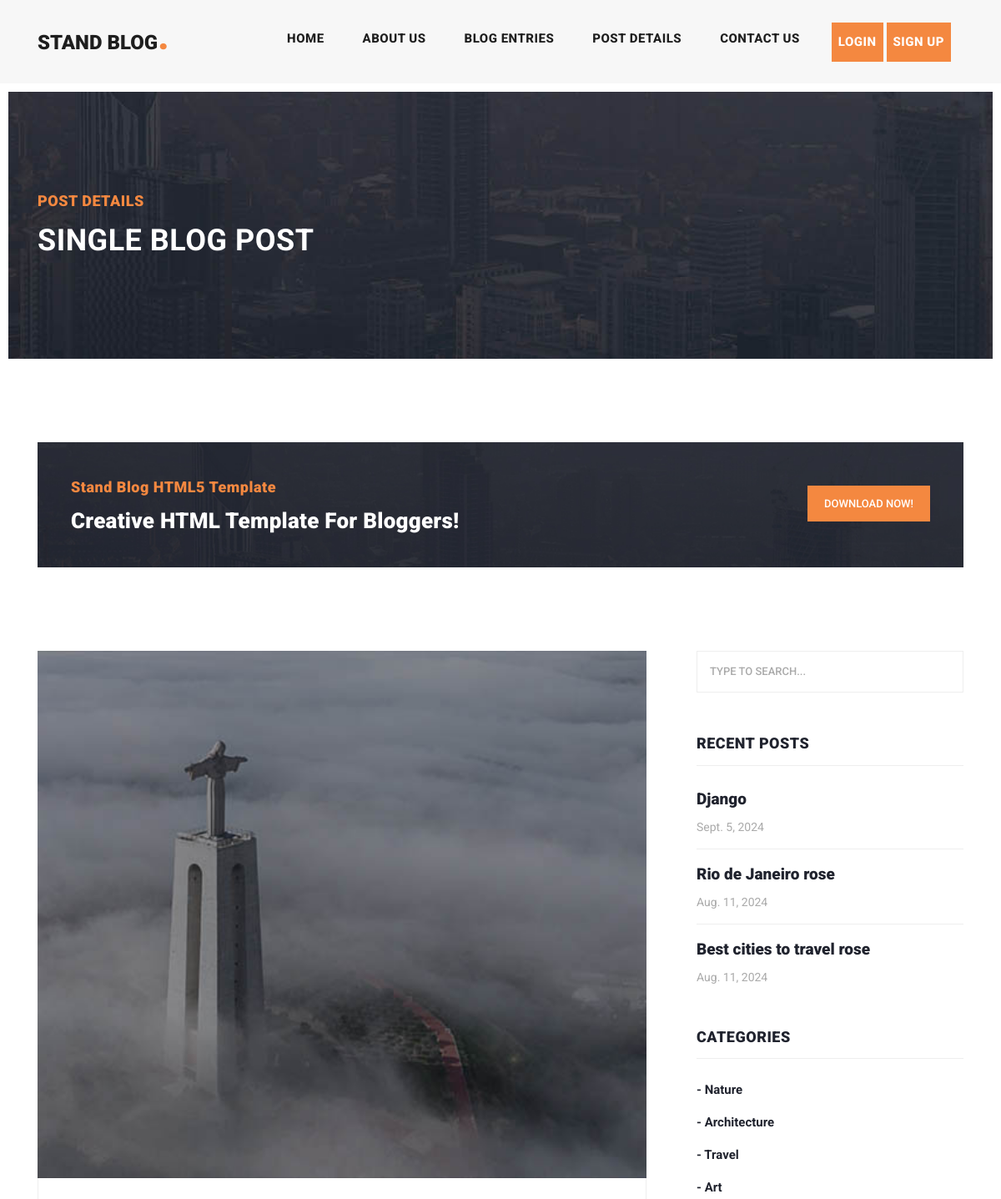
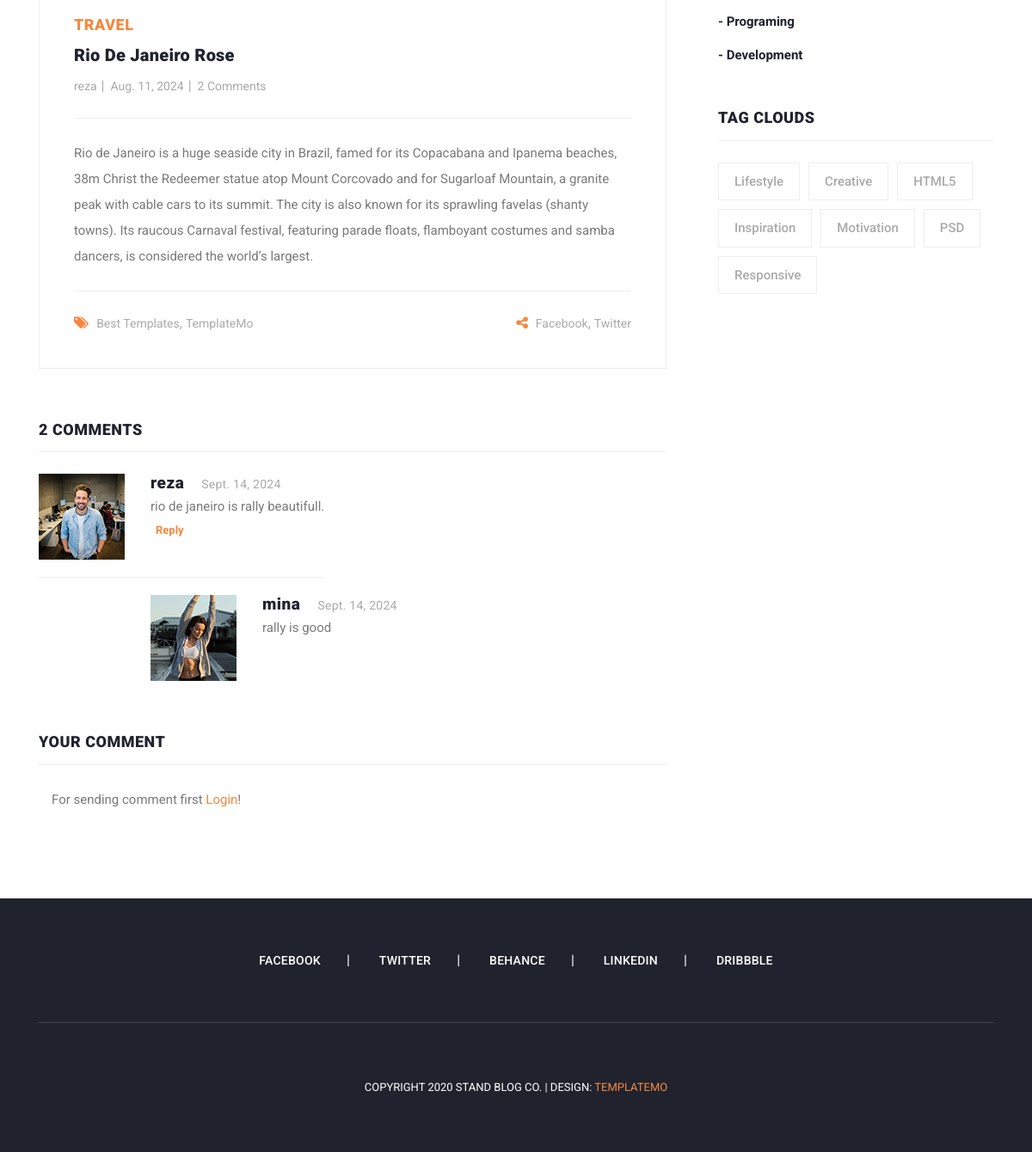
The app's page /posts/1/ with its own data (2 pictures, top to bottom).
### blog_app/models.py (models this page shows, shortened)
class Post(models.Model):
    author = models.ForeignKey(User, on_delete=models.CASCADE)
    title = models.CharField(max_length=100, unique_for_date='pub_date')
    category = models.ManyToManyField(Category)
    body = models.TextField()
    image = models.ImageField(upload_to='img/post')
    published = models.BooleanField(default=True)
    created = models.DateField(auto_now_add=True)
    updated = models.DateField(auto_now=True)
    pub_date = models.DateField(default=timezone.now())
    objects = ModelManager()
    class Meta:
        ordering = ('created',)
    def get_absolute_url(self):
        return reverse('blog:post_details', kwargs={'pk': self.pk})

class Category(models.Model):
    title = models.CharField(max_length=100)
    created = models.TimeField(auto_now_add=True)
    def __str__(self):
        return self.title

class Comment(models.Model):
    post = models.ForeignKey(Post, on_delete=models.CASCADE, related_name='comments')
    user = models.ForeignKey(User, on_delete=models.CASCADE, related_name='comments')
    parent = models.ForeignKey('self', blank=True, null=True, on_delete=models.CASCADE, related_name='replies')
    body = models.TextField()
    created = models.DateField(auto_now_add=True)

### account_app/models.py (models this page shows, shortened)
class Profile(models.Model):
    user = models.OneToOneField(User, on_delete=models.CASCADE)
    national_code = models.CharField(max_length=10)
    image = models.ImageField(upload_to='profile/img', blank=True, null=True)

### blog_app/views.py (the view)
# urls.py: path('posts/<int:pk>/', views.post_details, name='post_details'),
def post_details(request, pk):
    post = get_object_or_404(Post, pk=pk)
    if request.method == 'POST':
        parent_id = request.POST.get('parent_id')
        body = request.POST.get('body')
        Comment.objects.create(post=post, user=request.user, body=body, parent_id=parent_id)
    return render(request, 'blog_app/post_details.html', {'post': post})

### context_processors/context_processors.py (called while the page is built)
def recent_posts(request):
    return {'recent_posts': Post.objects.order_by('-created')[:3]}

def categorise(request):
    return {'categorise': Category.objects.all()}

### blog_app/templates/blog_app/post_details.html (shortened to what this page needs)
{% extends 'base.html' %}
{% load static %}
{% block content %}
    <div class="heading-page header-text">
        <section class="page-heading">
            <div class="container">
                <div class="row">
                    <div class="col-lg-12">
                        <div class="text-content">
                            <h4>Post Details</h4>
                            <h2>Single blog post</h2>
                        </div>
                    </div>
                </div>
            </div>
        </section>
    </div>
    <section class="call-to-action">
        <div class="container">
            <div class="row">
                <div class="col-lg-12">
                    <div class="main-content">
                        <div class="row">
                            <div class="col-lg-8">
                                <span>Stand Blog HTML5 Template</span>
                                <h4>Creative HTML Template For Bloggers!</h4>
                            </div>
                            <div class="col-lg-4">
                                <div class="main-button">
                                    <a rel="nofollow" href="https://templatemo.com/tm-551-stand-blog" target="_parent">Download
                                        Now!</a>
                                </div>
                            </div>
                        </div>
                    </div>
                </div>
            </div>
        </div>
    </section>
    <section class="blog-posts grid-system">
        <div class="container">
            <div class="row">
                <div class="col-lg-8">
                    <div class="all-blog-posts">
                        <div class="row">
                            <div class="col-lg-12">
                                <div class="blog-post">
                                    <div class="blog-thumb">
                                        <img src="{{ post.image.url }}" alt="">
                                    </div>
                                    <div class="down-content">
                                        {% for cat in post.category.all %}
                                            <span style="margin-right: 15px">{{ cat }}</span>
                                        {% endfor %}
                                        <a href="post-details.html"><h4>{{ post.title }}</h4></a>
                                        <ul class="post-info">
                                            <li><a href="#">{{ post.author }}</a></li>
                                            <li><a href="#">{{ post.created }}</a></li>
                                            <li><a href="#">{{ post.comments.count }} Comments</a></li>
                                        </ul>
                                        <p>{{ post.body }}</p>
                                        <div class="post-options">
                                            <div class="row">
                                                <div class="col-6">
                                                    <ul class="post-tags">
                                                        <li><i class="fa fa-tags"></i></li>
                                                        <li><a href="#">Best Templates</a>,</li>
                                                        <li><a href="#">TemplateMo</a></li>
                                                    </ul>
                                                </div>
                                                <div class="col-6">
                                                    <ul class="post-share">
                                                        <li><i class="fa fa-share-alt"></i></li>
                                                        <li><a href="#">Facebook</a>,</li>
                                                        <li><a href="#"> Twitter</a></li>
                                                    </ul>
                                                </div>
                                            </div>
                                        </div>
                                    </div>
                                </div>
                            </div>
                            <div class="col-lg-12">
                                <div class="sidebar-item comments">
                                    <div class="sidebar-heading">
                                        <h2>{{ post.comments.count }} comments</h2>
                                    </div>
                                    <div class="content">
                                        <ul>
                                            {% for comment in post.comments.all %}
                                                {% if comment.parent == None %}
                                                    <li style="display: table">
                                                        <div class="author-thumb">
                                                            {% if comment.user.profile.image %}
                                                                <img src="{{ comment.user.profile.image.url }}"
                                                                     alt="profile_img">
                                                            {% else %}
                                                                <img src="{% static 'icon/profile.png' %}"
                                                                     alt="profile_img">
                                                            {% endif %}
                                                        </div>
                                                        <div class="right-content">
                                                            <h4>{{ comment.user.username }}<span>{{ comment.created }}</span>
                                                            </h4>
                                                            <p>{{ comment.body }}</p>
                                                            <button onclick="is_reply({{ comment.id }})"
                                                                    style=" font-weight: bold ; font-size: 13px;  background: transparent; border: none; color: #f48840">
                                                                Reply
                                                            </button>
                                                        </div>
                                                    </li>
                                                    {% for reply in comment.replies.all %}
                                                        <li class="replied" style="display: table">
                                                            <div class="author-thumb">
                                                                {% if reply.user.profile.image %}
                                                                    <img src="{{ reply.user.profile.image.url }}"
                                                                         alt="profile_img">
                                                                {% else %}
                                                                    <img src="{% static 'icon/profile.png' %}"
                                                                         alt="profile_img">
                                                                {% endif %}
                                                            </div>
                                                            <div class="right-content">
                                                                <h4>{{ reply.user.username }}<span>{{ reply.created }}</span>
                                                                </h4>
                                                                <p>{{ reply.body }}</p>
                                                            </div>
                                                        </li>
                                                    {% endfor %}
                                                {% endif %}
                                            {% endfor %}
                                        </ul>
                                    </div>
                                </div>
                            </div>
                            <div class="col-lg-12">
                                <div class="sidebar-item submit-comment">
                                    <div class="sidebar-heading">
                                        <h2>Your comment</h2>
                                    </div>
                                    <div class="content">
                                        {% if request.user.is_authenticated %}
                                            <form id="comment" action="" method="post">
                                                {% csrf_token %}
                                                <div class="row">
                                                    <input type="hidden" id="parent_id" name="parent_id">
                                                    <div class="col-lg-12">
                                                        <fieldset>
                                                        <textarea name="body" rows="6" id="body"
                                                                  placeholder="Type your comment"
                                                                  required=""></textarea>
                                                        </fieldset>
                                                    </div>
                                                    <div class="col-lg-12">
                                                        <fieldset>
                                                            <button type="submit" id="form-submit" class="main-button">
                                                                Submit
                                                            </button>
                                                        </fieldset>
                                                    </div>
                                                </div>
                                            </form>
                                        {% else %}
                                            <div class="col-lg-12">
                                                <fieldset>
                                                    <P>For sending comment first <a href="{% url 'account_app:login' %}"
                                                                                    style="color: #f48840">Login</a>!
                                                    </P>
                                                </fieldset>
                                            </div>
                                        {% endif %}
                                    </div>
                                </div>
                            </div>
                        </div>
                    </div>
                </div>
                {% include 'includes/sidebar.html' %}
            </div>
        </div>
    </section>
{% endblock %}

### templates/includes/sidebar.html
<div class="col-lg-4">
    <div class="sidebar">
        <div class="row">
            <div class="col-lg-12">
                <div class="sidebar-item search">
                    <form id="search_form" name="gs" method="GET" action="{% url 'blog:search_posts' %}">
                        <input type="text" name="q" class="searchText"
                               placeholder="type to search..." autocomplete="on">
                    </form>
                </div>
            </div>
            <div class="col-lg-12">
                <div class="sidebar-item recent-posts">
                    <div class="sidebar-heading">
                        <h2>Recent Posts</h2>
                    </div>
                    <div class="content">
                        <ul>
                            {% for post in recent_posts %}
                                <li><a href={{ post.get_absolute_url }}>
                                    <h5>{{ post.title }}</h5>
                                    <span>{{ post.created }}</span>
                                </a></li>
                            {% endfor %}
                        </ul>
                    </div>
                </div>
            </div>
            <div class="col-lg-12">
                <div class="sidebar-item categories">
                    <div class="sidebar-heading">
                        <h2>Categories</h2>
                    </div>
                    <div class="content">
                        <ul>
                            {% for cat in categorise %}
                                <li><a href="{% url 'blog:category_details' cat.pk %}">- {{ cat.title }}</a></li>
                            {% endfor %}
                        </ul>
                    </div>
                </div>
            </div>
            <div class="col-lg-12">
                <div class="sidebar-item tags">
                    <div class="sidebar-heading">
                        <h2>Tag Clouds</h2>
                    </div>
                    <div class="content">
                        <ul>
                            <li><a href="#">Lifestyle</a></li>
                            <li><a href="#">Creative</a></li>
                            <li><a href="#">HTML5</a></li>
                            <li><a href="#">Inspiration</a></li>
                            <li><a href="#">Motivation</a></li>
                            <li><a href="#">PSD</a></li>
                            <li><a href="#">Responsive</a></li>
                        </ul>
                    </div>
                </div>
            </div>
        </div>
    </div>
</div>

### records on screen
Post: image (picture), title "Rio De Janeiro Rose", author "reza", created "Aug. 11, 2024", comments.count "2", body "Rio de Janeiro is a huge seaside city in Brazil, famed for its Copacabana and Ipanema beaches, 38m Christ the Redeemer statue atop Mount Corcovado and for Sugarloaf Mountain, a granite peak with cable cars to its summit. The city is also known for its sprawling favelas (shanty towns). Its raucous Carnaval festival, featuring parade floats, flamboyant costumes and samba dancers, is considered the world’s largest.", title "Rio de Janeiro rose"
Category: title "TRAVEL", title "Travel"
Comment: user.profile.image (picture), user.username "reza", created "Sept. 14, 2024", body "rio de janeiro is rally beautifull."
Comment: user.profile.image (picture), user.username "mina", created "Sept. 14, 2024", body "rally is good"
Post: title "Django", created "Sept. 5, 2024"
Post: title "Best cities to travel rose", created "Aug. 11, 2024"
Category: title "Nature"
Category: title "Architecture"
Category: title "Art"
Category: title "Programing"
Category: title "Development"
